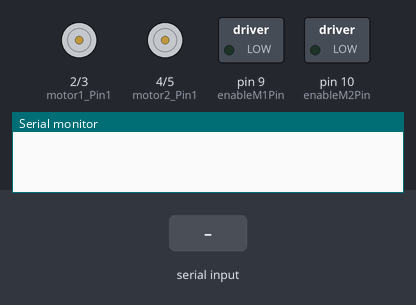
The sketch below on a simulated Arduino Uno, built with avr-gcc and run on an emulated ATmega328P. Shown: motor-driver pin pairs drawn as motors (green arrow = first pin HIGH = forward, orange = second pin HIGH = backward, longer = more drive), switched loads named in the sketch (green lamp = pin HIGH), the last lines printed to the serial monitor. Inputs (shaded band) come from the test bench.

Above: at 1.2 s.
1.3 s: "V" received over Serial
At 3.5 s:
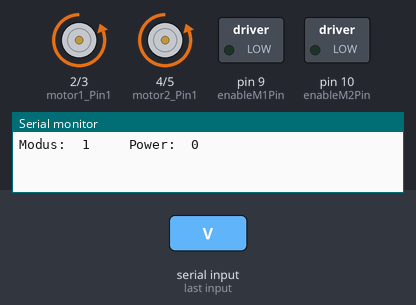
3.8 s: "Z" received over Serial
At 5.4 s:
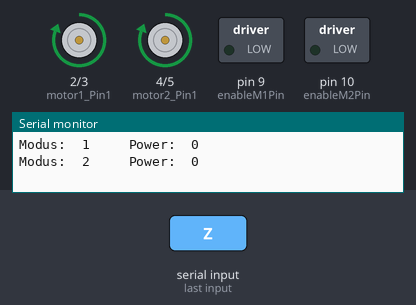
6.3 s: "L" received over Serial
At 8.4 s:
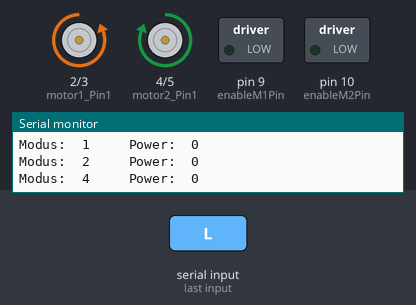
8.8 s: "R" received over Serial
At 10.4 s:
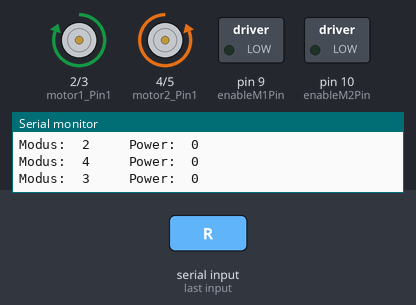
Timing chart, 0 to 11.9 s (numbered marks = the images above; inputs shaded):
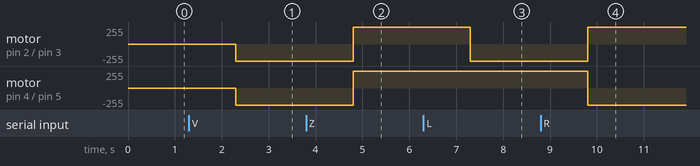

Measured:
- after the input at 1.3 s, motor on pin 2 (motor1_Pin1) / pin 3 (motor1_Pin2), motor on pin 4 (motor2_Pin1) / pin 5 (motor2_Pin2): stopped → backward 255/255 after 1.0 s
- after the input at 3.8 s, motor on pin 2 (motor1_Pin1) / pin 3 (motor1_Pin2), motor on pin 4 (motor2_Pin1) / pin 5 (motor2_Pin2): backward 255/255 → forward 255/255 after 1.0 s
- after the input at 6.3 s, motor on pin 2 (motor1_Pin1) / pin 3 (motor1_Pin2): forward 255/255 → backward 255/255 after 1.0 s
- after the input at 8.8 s, motor on pin 2 (motor1_Pin1) / pin 3 (motor1_Pin2): backward 255/255 → forward 255/255 after 1.0 s; motor on pin 4 (motor2_Pin1) / pin 5 (motor2_Pin2): forward 255/255 → backward 255/255 after 1.0 s

The sketch:

Zwei_Motoren_ohneBib.ino
```cpp
/*   Zwei Motoren per Befehl über Schnittstelle ansteuern und auch einen Wert für Power senden
V = Vorwärts; Z = Zurück; L = Links; R = Rechts; S = Stop
plus Zahl zwischen 0 un 255  z.B.  V120   */

// Bewegungsrichtungen + Pause
enum Motion        // Liste mit Konstanten
{
  FORWARD = 1,     // nit "1" beginnend
  BACKWARD,
  RIGHT,
  LEFT,
  PAUSE
};

int motor1_Pin1 = 2;          // Motorpins
int motor1_Pin2 = 3;
int motor2_Pin1 = 4;
int motor2_Pin2 = 5;
int enableM1Pin  = 9;         // Motor1 Enable Pin
int enableM2Pin  = 10;        // Motor2 Enable Pin

byte empfByte = 0;            // Variable für empfangenes BYTE
int moveModus = PAUSE;        // speichert die Richtung bzw. Modus
int oldMoveModus = PAUSE;     // speichert alten Modus
int power = 0;                // aktuelleGeschwindigkeit
int oldPower = 0;             // alte Geschwindigkeit


void setup()
{
  MotorenSet();         // Ausgänge der Motoren definieren
  Serial.begin(9600);   // öffnet die serielle Schnittstelle und legt die Baudrate auf 9600 bps
}

void loop()
{
  while (Serial.available() > 0)     // if there's any serial available, read it:
  {
    empfByte = Serial.read();
    switch(empfByte)
    {                   // mehrfache Kontrollstruktur
      case 'V':         // Vorwärts
        moveModus = FORWARD;
        break;          // Sprung zum SWITCH Ende
      case 'Z':         // rückwärts
        moveModus = BACKWARD;
        break;
      case 'L':         // links
        moveModus = LEFT;
        break;
      case 'R':         // rechts
        moveModus = RIGHT;
        break;
      case 'S':         // Stop
        moveModus = PAUSE;
        power = 0;
        break;
      default:          // alle anderen Tasten STOP
        moveModus = PAUSE;
        break;
    }      // switch
    // look for the next valid integer in the incoming serial stream:
    power = Serial.parseInt();           // Fkt liest einen ZahlenString und liefert Wert zurück
    power = constrain(power, 0, 255);    // begrenzt "power" zwischen 0 und 255 (PWM)
    Serial.print("Modus:  ");
    Serial.print(moveModus);
    Serial.print("     Power:  ");
    Serial.println(power);
  }  //while
  if ((moveModus != oldMoveModus) || (power != oldPower))
  {   // nur wenn neuer Modus
    MotorenMove(moveModus, power);   // dann neuer Move Befehl
    oldMoveModus = moveModus;        // neuer Zustand speichern
    oldPower = power;                // damit wird Fkt nur aufgerufen bei Änderung
  }   // if
}    // loop
```

Zwei_Motoren_Fkt.ino
```cpp
void MotorenSet()                 // setzen der Motor-Steuer-Ausgänge
{
  pinMode(motor1_Pin1, OUTPUT);
  pinMode(motor1_Pin2, OUTPUT);
  pinMode(motor2_Pin1, OUTPUT);
  pinMode(motor2_Pin2, OUTPUT);
}

void MotorenMove(int mV, int pwm)  // Funktion zum Ansteuern der Motoren
{
  byte m1_1, m1_2, m2_1, m2_2;

  switch(mV)
  {
    case FORWARD:                 // Forwärts
      m1_1 = LOW; m1_2 = HIGH;    // Setzen der 4 H-Brücken Schalter
      m2_1 = LOW; m2_2 = HIGH;
      break;
    case BACKWARD:                // Rückwärts
      m1_1 = HIGH; m1_2 = LOW;    // Setzen der 4 H-Brücken Schalter
      m2_1 = HIGH; m2_2 = LOW;
      break;
    case RIGHT:                   // Rechts
      m1_1 = HIGH; m1_2 = LOW;    // Setzen der 4 H-Brücken Schalter
      m2_1 = LOW;  m2_2 = HIGH;
      break;
    case LEFT:                    // Links
      m1_1 = LOW;  m1_2 = HIGH;   // Setzen der 4 H-Brücken Schalter
      m2_1 = HIGH; m2_2 = LOW;
      break;
    case PAUSE:                   // Pause
      m1_1 = LOW; m1_2 = LOW;     // Setzen der 4 H-Brücken Schalter
      m2_1 = LOW; m2_2 = LOW;
      break;
    default:                      // bei allen anderen Werten nichts tun
      break;
  }  // switch
  digitalWrite(motor1_Pin1, m1_1);  // Ansteuern der 4 H-Brücken Schalter
  digitalWrite(motor1_Pin2, m1_2);  // Ansteuern der 4 H-Brücken Schalter
  digitalWrite(motor2_Pin1, m2_1);  // Ansteuern der 4 H-Brücken Schalter
  digitalWrite(motor2_Pin2, m2_2);  // Ansteuern der 4 H-Brücken Schalter
  analogWrite(enableM1Pin, pwm);    // Ansteuern PWM Motor 1
  analogWrite(enableM2Pin, pwm);    // Ansteuern PWM Motor 2
}    // fkt
```
